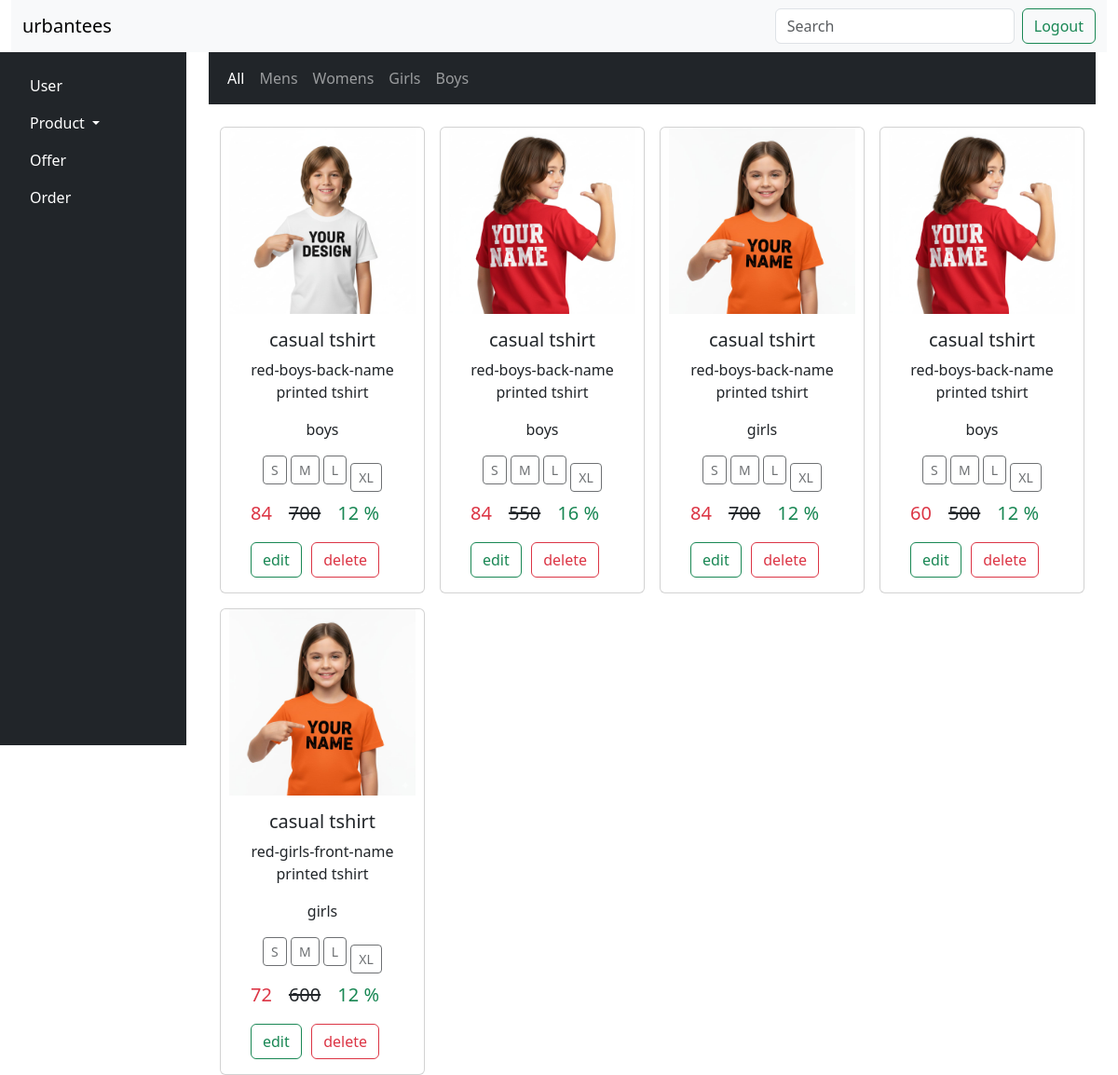
The app's page /admin_view_product, older data.
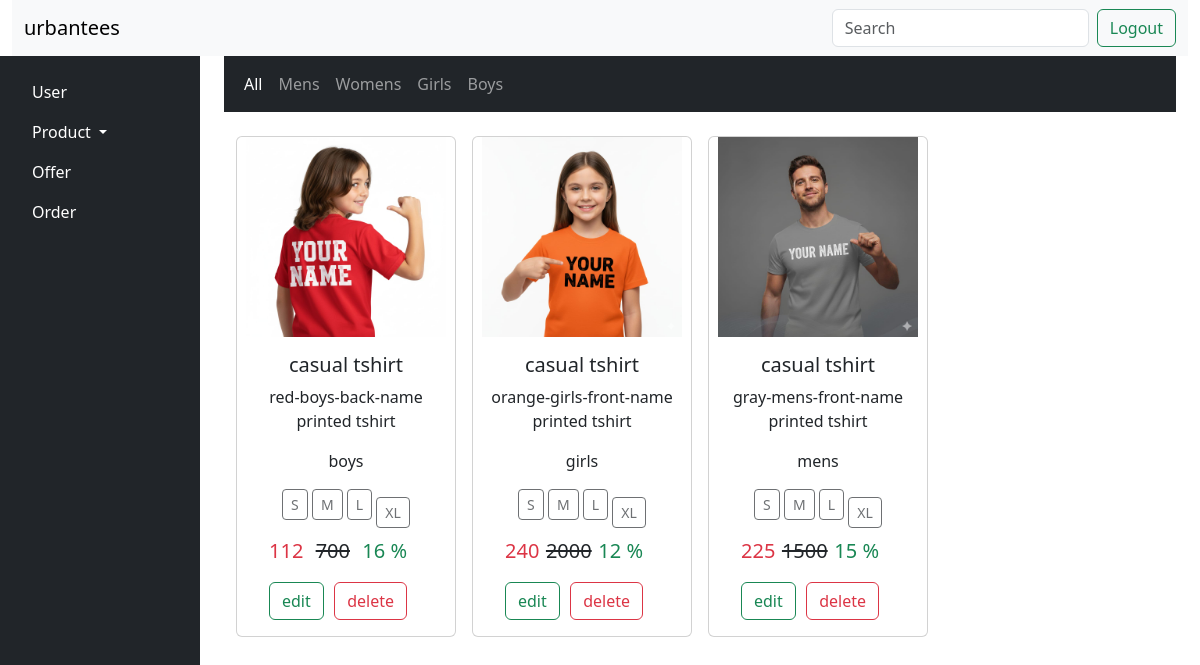
The same page, newer data.
### urban_tees_app/models.py (models this page shows, shortened)
class Product(models.Model):
    CATEGORY_CHOICES = [
        ('mens', 'Mens'),
        ('womens', 'Womens'),
        ('girls', 'Girls'),
        ('boys', 'Boys'),
    ]
    item_image1 = models.CharField(max_length=255)
    item_image2 = models.CharField(max_length=255)
    item_image3 = models.CharField(max_length=255)
    item_image4 = models.CharField(max_length=255)
    item_name = models.CharField(max_length=255)
    item_description = models.CharField(max_length=255)
    new_price = models.IntegerField()
    old_price = models.IntegerField()
    offer = models.IntegerField()
    category = models.CharField(max_length=10, choices=CATEGORY_CHOICES)
    small_size=models.IntegerField()
    medium_size=models.IntegerField()
    large_size=models.IntegerField()
    extralarge_size=models.IntegerField()

### urban_tees_app/views.py (the view)
# urls.py: path('admin_view_product',views.admin_view_product,name='admin_view_product'),
def admin_view_product(request):
    item_details=Product.objects.all()
    return render(request,'admin_view_product.html',{'item':item_details})

### urban_tees_app/templates/admin_view_product.html
{% extends 'admin_layout.html' %}
{% load static %}
{% block content %}
<div class="grid text-center container-fluid" style="--bs-columns: 3;">
    <nav class="navbar navbar-expand-lg navbar-dark bg-dark mb-4 justify-content-evenly">
        <div class="container">
            <div class="collapse navbar-collapse">
                <ul class="navbar-nav me-auto mb-2 mb-lg-0">
                    <li class="nav-item">
                        <a class="nav-link {% if not selected_category %}active{% endif %}"
                            href="{% url 'user_products' %}">All</a>
                    </li>
                    <li class="nav-item">
                        <a class="nav-link {% if selected_category == 'mens' %}active{% endif %}"
                            href="{% url 'user_category_products' 'mens' %}">Mens
                        </a>
                    </li>
                    <li class="nav-item">
                        <a class="nav-link {% if selected_category == 'womens' %}active{% endif %}"
                            href="{% url 'user_category_products' 'womens' %}">Womens
                        </a>
                    </li>
                    <li class="nav-item">
                        <a class="nav-link {% if selected_category == 'girls' %}active{% endif %}"
                            href="{% url 'user_category_products' 'girls' %}">Girls</a>
                    </li>
                    <li class="nav-item">
                        <a class="nav-link {% if selected_category == 'boys' %}active{% endif %}"
                            href="{% url 'user_category_products' 'boys' %}">Boys</a>
                    </li>
                </ul>
            </div>
        </div>
    </nav>
    <div class="container mt-4">
        <div class="row g-3">
            {% for pro in item %}
            <div class="col-12 col-sm-6 col-md-4 col-lg-3 d-flex">
                <div class="card w-100">
                    <img src="{% static pro.item_image1 %}" class="card-img-top" alt="product image"
                        style="height: auto; max-height: 200px; object-fit: contain;">
                    <div class="card-body">
                        <h5 class="card-title">{{ pro.item_name }}</h5>
                        <p class="card-text">{{ pro.item_description }}</p>
                        <p class="card-text">{{ pro.category }}</p>
                    </div>
                    <div>
                        <p class="card-text btn btn-outline-dark btn-sm disabled">S</p>
                        <p class="card-text btn btn-outline-dark btn-sm disabled">M</p>
                        <p class="card-text btn btn-outline-dark btn-sm disabled">L</p>
                        <p class="card-text btn btn-outline-dark btn-sm disabled">XL</p>
                    </div>
                    <ul class="d-flex justify-content-between me-5">
                        <li class="list-group-item text-danger fs-5"><strong></strong> {{ pro.new_price }}</li>
                        <li class="list-group-item fs-5"><del>{{ pro.old_price }}</del></li>
                        <li class="list-group-item text-success fs-5">{{ pro.offer }} %</li>
                    </ul>
                    <ul class=" d-flex justify-content-between me-5">
                        <a class="btn btn-outline-success" href="{% url 'admin_edit' pro.id  %}">edit</a>
                        <a class="btn btn-outline-danger" href="{% url 'admin_delete_product' pro.id %}">delete</a>
                    </ul>
                </div>
            </div>
            {% endfor %}
        </div>
    </div>
</div>
{% endblock %}

### urban_tees_app/templates/admin_layout.html (shortened to what this page needs)
<!DOCTYPE html>
<html lang="en">
<head>
    <link href="https://cdn.jsdelivr.net/npm/bootstrap@5.3.3/dist/css/bootstrap.min.css" rel="stylesheet">
    <link href="https://cdn.jsdelivr.net/npm/bootstrap@5.3.3/dist/css/bootstrap.min.css" rel="stylesheet"
>
</head>
<body>
    <div class="container-fluid" style="height: 100vh;">
        <div class="row">
            <div class="col">
                <nav class="navbar bg-body-tertiary">
                    <div class="container-fluid">
                        <a class="navbar-brand">urbantees</a>
                        <form class="d-flex" role="search">
                            <input class="form-control me-2" type="search" placeholder="Search" aria-label="Search" />
                            <button class="btn btn-outline-success" type="submit">Logout</button>
                        </form>
                    </div>
                </nav>
            </div>
        </div>
        <div class="row" style="height: calc(100vh - 56px);">
            <div class="col-2 bg-dark text-white p-3 h-100">
                <ul class="nav flex-column">
                    <li class="nav-item">
                        <a class="nav-link text-white" href="#">User</a>
                    </li>
                    <li class="nav-item dropdown">
                        <a class="nav-link dropdown-toggle text-white" href="#" role="button" data-bs-toggle="dropdown">
                            Product
                        </a>
                    </li>
                    <li class="nav-item">
                        <a class="nav-link text-white" href="#">Offer</a>
                    </li>
                    <li class="nav-item">
                        <a class="nav-link text-white" href="#">Order</a>
                    </li>
                </ul>
            </div>
            <div class="col-10">
                {% block content %}{% endblock %}
            </div>
        </div>
    </div>
</body>
</html>

Row changes from the older to the newer data that the page shows:
removed Product: item_image1 (picture), item_name "casual tshirt", item_description "red-boys-back-name printed tshirt", category "boys", new_price "84", old_price "700", offer "12"
removed Product: item_image1 (picture), item_name "casual tshirt", item_description "red-boys-back-name printed tshirt", category "girls", new_price "84", old_price "700", offer "12"
removed Product: item_image1 (picture), item_name "casual tshirt", item_description "red-boys-back-name printed tshirt", category "boys", new_price "60", old_price "500", offer "12"
removed Product: item_image1 (picture), item_name "casual tshirt", item_description "red-girls-front-name printed tshirt", category "girls", new_price "72", old_price "600", offer "12"
changed Product "red-boys-back-name printed tshirt": new_price "84" → "112"; old_price "550" → "700"
added Product: item_image1 (picture), item_name "casual tshirt", item_description "orange-girls-front-name printed tshirt", category "girls", new_price "240", old_price "2000", offer "12"
added Product: item_image1 (picture), item_name "casual tshirt", item_description "gray-mens-front-name printed tshirt", category "mens", new_price "225", old_price "1500", offer "15"
